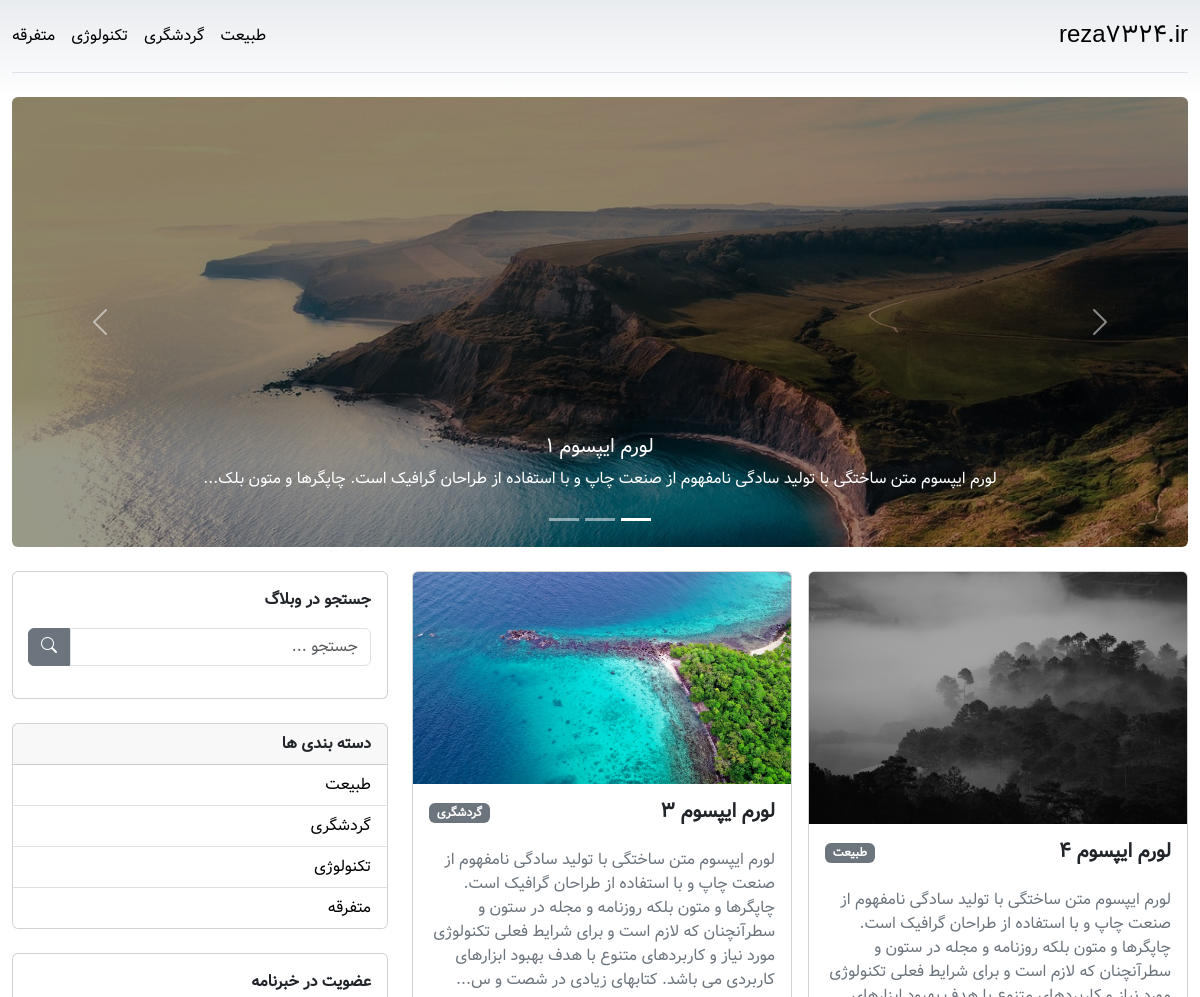
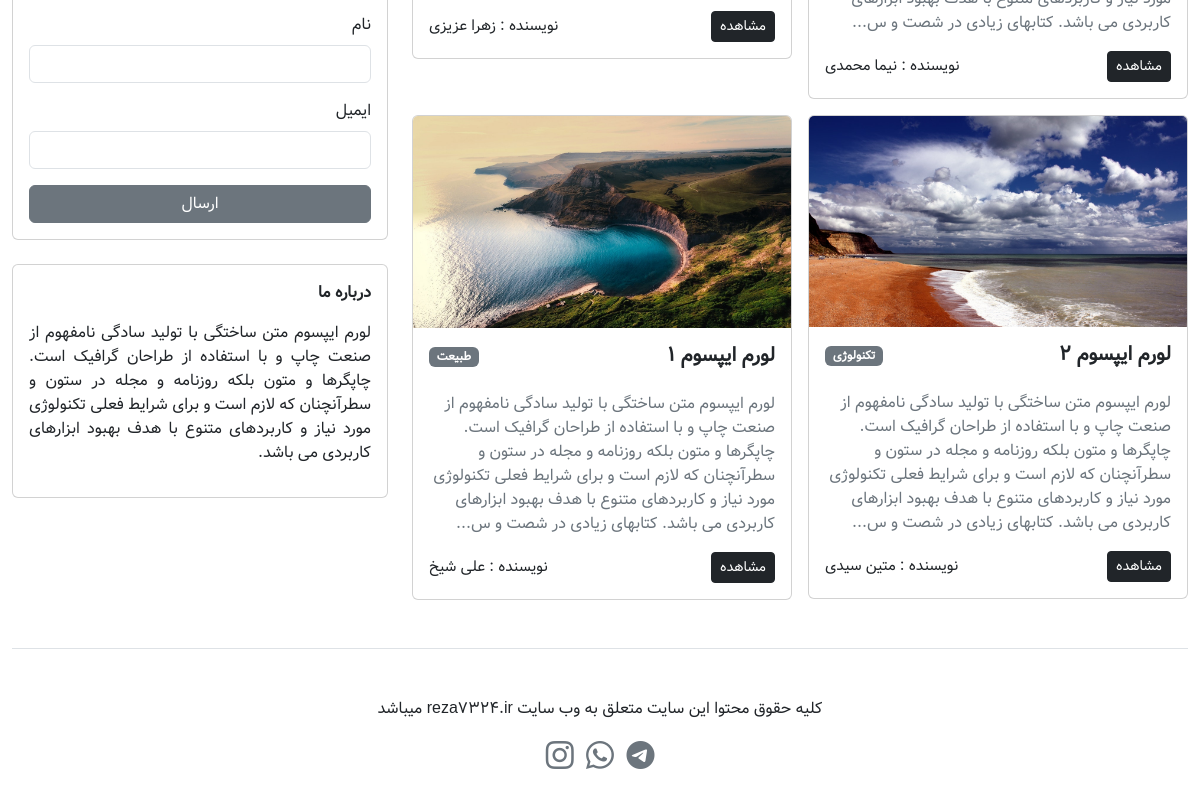
The page / on the database its author committed (2 pictures, top to bottom).
### tables this page shows
CREATE TABLE `categories` (
  `id` int(11) NOT NULL,
  `title` varchar(255) NOT NULL
);

CREATE TABLE `posts_slider` (
  `id` int(11) NOT NULL,
  `post_id` int(11) NOT NULL,
  `active` tinyint(1) NOT NULL
);

CREATE TABLE `posts` (
  `id` int(11) NOT NULL,
  `title` varchar(255) NOT NULL,
  `body` text NOT NULL,
  `category_id` int(11) NOT NULL,
  `author` varchar(255) NOT NULL,
  `image` varchar(255) NOT NULL
);

### index.php (the view, shortened to what this page needs)
<?php
include "./include/layout/header.php";
if(isset($_GET['category'])) {
    $categoryId = $_GET['category'];
    $posts = $db->prepare("SELECT * FROM posts WHERE category_id = :id ORDER BY id DESC");
    $posts->execute(['id'=>$categoryId]);
}else{
    $posts = $db->query("SELECT * FROM posts ORDER BY id DESC");
}
?>
<main>
    <?php
    include "./include/layout/slider.php";
    ?>
    <section class="mt-4">
        <div class="row">
            <div class="col-lg-8">
                <div class="row g-3">
                    <?php if ($posts->rowCount() > 0): ?>
                        <?php foreach ($posts as $post): ?>
                            <?php
                            $categoryId = $post['category_id'];
                            $postCategory = $db->query("SELECT * FROM categories WHERE id = $categoryId")->fetch();
                            ?>
                            <div class="col-sm-6">
                                <div class="card">
                                    <img
                                        src="./upload/posts/<?= $post['image'] ?>"
                                        class="card-img-top"
                                        alt="post-image" />
                                    <div class="card-body">
                                        <div
                                            class="d-flex justify-content-between">
                                            <h5 class="card-title fw-bold">
                                                <?= $post['title'] ?>
                                            </h5>
                                            <div>
                                                <span
                                                    class="badge text-bg-secondary"><?= $postCategory['title'] ?></span>
                                            </div>
                                        </div>
                                        <p class="card-text text-secondary pt-3">
                                            <?= substr($post['body'], 0 ,500) . "..."; ?>
                                        </p>
                                        <div
                                            class="d-flex justify-content-between align-items-center">
                                            <a
                                                href="single.php?post=<?= $post['id'] ?>"
                                                class="btn btn-sm btn-dark">مشاهده</a>
                                            <p class="fs-7 mb-0">
                                                نویسنده : <?= $post['author'] ?>
                                            </p>
                                        </div>
                                    </div>
                                </div>
                            </div>
                        <?php endforeach ?>
                    <?php endif ?>
                </div>
            </div>
            <?php
            include "./include/layout/sidebar.php";
            ?>
        </div>
    </section>
</main>
<?php
include "./include/layout/footer.php";
?>

### include/layout/header.php (shortened to what this page needs)
<?php
include "./include/db.php";
$query = "SELECT * FROM categories";
$categories = $db->query($query);
?>
<!DOCTYPE html>
<html dir="rtl" lang="fa">
<head>
    <link
        rel="stylesheet"
        href="https://cdn.jsdelivr.net/npm/bootstrap-icons@1.10.5/font/bootstrap-icons.css" />
    <link
        href="https://cdn.jsdelivr.net/npm/bootstrap@5.3.1/dist/css/bootstrap.min.css"
        rel="stylesheet"
 />
    <link rel="stylesheet" href="./assets/css/style.css" />
</head>
<body>
    <div class="container py-3">
        <header
            class="d-flex flex-column flex-md-row align-items-center pb-3 mb-4 border-bottom">
            <a
                href="index.php"
                class="fs-4 fw-medium link-body-emphasis text-decoration-none">
                reza7324.ir
            </a>
            <nav class="d-inline-flex mt-2 mt-md-0 me-md-auto">
                <?php if ($categories->rowCount() > 0): ?>
                    <?php foreach ($categories->fetchAll() as $category) : ?>
                        <a
                            class="me-3 py-2 link-body-emphasis text-decoration-none <?= (isset($_GET['category'])) &&  ($category['id'] == $_GET['category']) ? 'fw-bold' : '' ?>"
                            href="index.php?category=<?= $category['id'] ?>"><?= $category['title']; ?></a>
                    <?php endforeach ?>
                <?php endif ?>
            </nav>
        </header>

### include/layout/slider.php (shortened to what this page needs)
<?php
$sliders = $db->query("SELECT * FROM posts_slider");
?>
<section>
    <div id="carousel" class="carousel slide">
        <div class="carousel-indicators">
            <button
                type="button"
                data-bs-target="#carousel"
                data-bs-slide-to="0"
                class="active"></button>
            <button
                type="button"
                data-bs-target="#carousel"
                data-bs-slide-to="1"></button>
            <button
                type="button"
                data-bs-target="#carousel"
                data-bs-slide-to="2"></button>
        </div>
        <div class="carousel-inner rounded">
            <?php if ($sliders->rowCount() > 0): ?>
                <?php foreach ($sliders as $slider): ?>
                    <?php
                    $postId = $slider['post_id'];
                    $post = $db->query("SELECT * FROM posts WHERE id = $postId")->fetch();
                    ?>
                    <div class="carousel-item overlay carousel-height <?=  ($slider['active']) ? 'active' : ''; ?>">
                        <img
                            src="./upload/posts/<?= $post['image'] ?>"
                            class="d-block w-100"
                            alt="post-image" />
                        <div class="carousel-caption d-none d-md-block">
                            <h5><?= $post['title'] ?></h5>
                            <p>
                                <?= substr($post['body'], 0, 200) . "..."; ?>
                            </p>
                        </div>
                    </div>
                <?php endforeach ?>
            <?php endif ?>
        </div>
        <button
            class="carousel-control-prev"
            type="button"
            data-bs-target="#carousel"
            data-bs-slide="prev">
            <span class="carousel-control-prev-icon"></span>
        </button>
        <button
            class="carousel-control-next"
            type="button"
            data-bs-target="#carousel"
            data-bs-slide="next">
            <span class="carousel-control-next-icon"></span>
        </button>
    </div>
</section>

### include/layout/sidebar.php (shortened to what this page needs)
<?php
$query = "SELECT * FROM categories";
$categories = $db->query($query);
?>
<div class="col-lg-4">
    <div class="card">
        <div class="card-body">
            <p class="fw-bold fs-6">جستجو در وبلاگ</p>
            <form action="search.php" method="get">
                <div class="input-group mb-3">
                    <input
                        type="text"
                        name="search"
                        class="form-control"
                        placeholder="جستجو ..." />
                    <button
                        class="btn btn-secondary"
                        type="submit">
                        <i class="bi bi-search"></i>
                    </button>
                </div>
            </form>
        </div>
    </div>
    <div class="card mt-4">
        <div class="fw-bold fs-6 card-header">دسته بندی ها</div>
        <ul class="list-group list-group-flush p-0">
            <?php if ($categories->rowCount() > 0): ?>
                <?php foreach ($categories as $category): ?>
                    <li class="list-group-item">
                        <a
                            class="link-body-emphasis text-decoration-none"
                            href="index.php?category=<?= $category['id'] ?>"><?= $category['title'] ?></a>
                    </li>
                <?php endforeach ?>
            <?php endif ?>
        </ul>
    </div>
    <div class="card mt-4">
        <div class="card-body">
            <p class="fw-bold fs-6">عضویت در خبرنامه</p>
            <form method="POST">
                <div class="mb-3">
                    <label class="form-label">نام</label>
                    <input
                        type="text" name="name"
                        class="form-control" />
                </div>
                <div class="mb-3">
                    <label class="form-label">ایمیل</label>
                    <input
                        type="email" name="email"
                        class="form-control" />
                </div>
                <div class="d-grid gap-2">
                    <button
                        type="submit" name="subscribe"
                        class="btn btn-secondary">
                        ارسال
                    </button>
                </div>
            </form>
        </div>
    </div>
    <div class="card mt-4">
        <div class="card-body">
            <p class="fw-bold fs-6">درباره ما</p>
            <p class="text-justify">
                لورم ایپسوم متن ساختگی با تولید سادگی
                نامفهوم از صنعت چاپ و با استفاده از
                طراحان گرافیک است. چاپگرها و متون بلکه
                روزنامه و مجله در ستون و سطرآنچنان که
                لازم است و برای شرایط فعلی تکنولوژی مورد
                نیاز و کاربردهای متنوع با هدف بهبود
                ابزارهای کاربردی می باشد.
            </p>
        </div>
    </div>
</div>

### include/layout/footer.php (shortened to what this page needs)
            <footer class="text-center pt-4 my-md-5 pt-md-5 border-top">
                <div class="row flex-column">
                    <div>
                        <p class="">
                            کلیه حقوق محتوا این سایت متعلق به وب سایت reza7324.ir
                            میباشد
                        </p>
                    </div>
                    <div>
                        <a href="https://telegram.me/reza73245"
                            ><i
                                class="bi bi-telegram fs-3 text-secondary ms-2"
                            ></i
                        ></a>
                        <a href="#"
                            ><i
                                class="bi bi-whatsapp fs-3 text-secondary ms-2"
                            ></i
                        ></a>
                        <a href="#"
                            ><i class="bi bi-instagram fs-3 text-secondary"></i
                        ></a>
                    </div>
                </div>
            </footer>
        </div>
    </body>
</html>

### assets/css/style.css (style rules this page uses)
body { background-image: linear-gradient(180deg, #e9ecef, #fff 100px, #fff); background-repeat: no-repeat; font-family: "Vazir", sans-serif; }
.container { max-width: 1200px; }
.text-justify { text-align: justify; }
.overlay:after { content: ""; display: block; position: absolute; top: 0; bottom: 0; left: 0; right: 0; background: black; opacity: 0.4; z-index: 1; }
.carousel-caption { z-index: 2; }
.input-group > :not(:first-child):not(.dropdown-menu):not(.valid-tooltip):not( .valid-feedback ):not(.invalid-tooltip):not(.invalid-feedback) { border-top-right-radius: 0; border-bottom-right-radius: 0; border-top-left-radius: 0.375rem; border-bottom-left-radius: 0.375rem; }
.input-group:not(.has-validation) > :not(:last-child):not(.dropdown-toggle):not(.dropdown-menu):not( .form-floating ) { border-top-left-radius: 0; border-bottom-left-radius: 0; border-top-right-radius: 0.375rem; border-bottom-right-radius: 0.375rem; }
.fs-7 { font-size: 0.95rem; }
@media screen and (min-width: 800px) { .carousel-height { height: 450px; } }

### rows shown on the page
categories: title "طبیعت"
categories: title "گردشگری"
categories: title "تکنولوژی"
categories: title "متفرقه"
posts_slider: post.image (picture), post.title "لورم ایپسوم 1", post.body "لورم ایپسوم متن ساختگی با تولید سادگی نامفهوم از صنعت چاپ و با استفاده از طراحان گرافیک است. چاپگرها و متون بلک"
posts: image (picture), title "لورم ایپسوم 4", category.title "طبیعت", body "لورم ایپسوم متن ساختگی با تولید سادگی نامفهوم از صنعت چاپ و با استفاده از طراحان گرافیک است. چاپگرها و متون بلکه روزنامه و مجله در ستون و سطرآنچنان که لازم است و برای شرایط فعلی تکنولوژی مورد نیاز و کاربردهای متنوع با هدف بهبود ابزارهای کاربردی می باشد. کتابهای زیادی در شصت و س", author "نیما محمدی"
posts: image (picture), title "لورم ایپسوم 3", category.title "گردشگری", body "لورم ایپسوم متن ساختگی با تولید سادگی نامفهوم از صنعت چاپ و با استفاده از طراحان گرافیک است. چاپگرها و متون بلکه روزنامه و مجله در ستون و سطرآنچنان که لازم است و برای شرایط فعلی تکنولوژی مورد نیاز و کاربردهای متنوع با هدف بهبود ابزارهای کاربردی می باشد. کتابهای زیادی در شصت و س", author "زهرا عزیزی"
posts: image (picture), title "لورم ایپسوم 2", category.title "تکنولوژی", body "لورم ایپسوم متن ساختگی با تولید سادگی نامفهوم از صنعت چاپ و با استفاده از طراحان گرافیک است. چاپگرها و متون بلکه روزنامه و مجله در ستون و سطرآنچنان که لازم است و برای شرایط فعلی تکنولوژی مورد نیاز و کاربردهای متنوع با هدف بهبود ابزارهای کاربردی می باشد. کتابهای زیادی در شصت و س", author "متین سیدی"
posts: image (picture), title "لورم ایپسوم 1", category.title "طبیعت", body "لورم ایپسوم متن ساختگی با تولید سادگی نامفهوم از صنعت چاپ و با استفاده از طراحان گرافیک است. چاپگرها و متون بلکه روزنامه و مجله در ستون و سطرآنچنان که لازم است و برای شرایط فعلی تکنولوژی مورد نیاز و کاربردهای متنوع با هدف بهبود ابزارهای کاربردی می باشد. کتابهای زیادی در شصت و س", author "علی شیخ"
